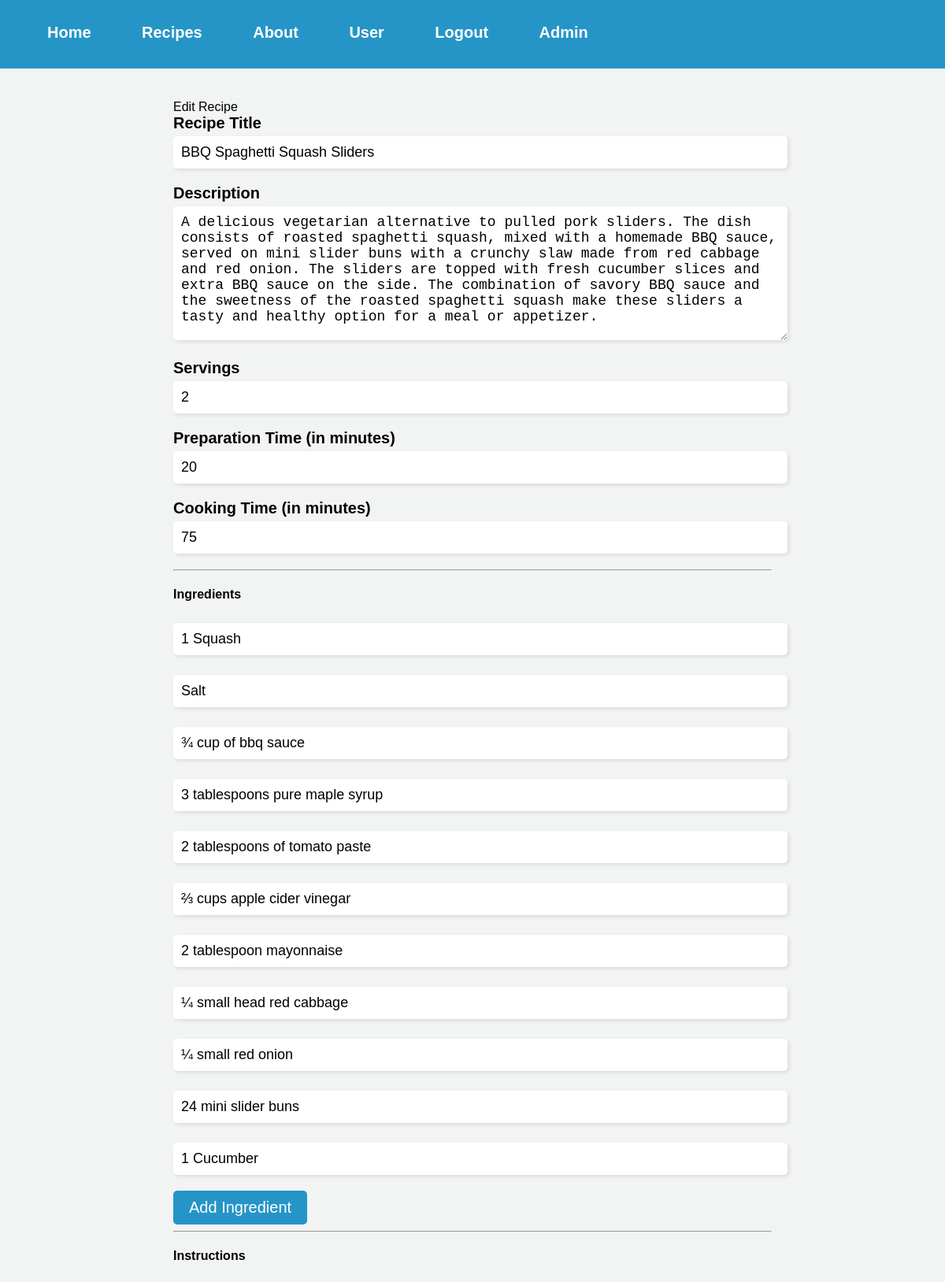
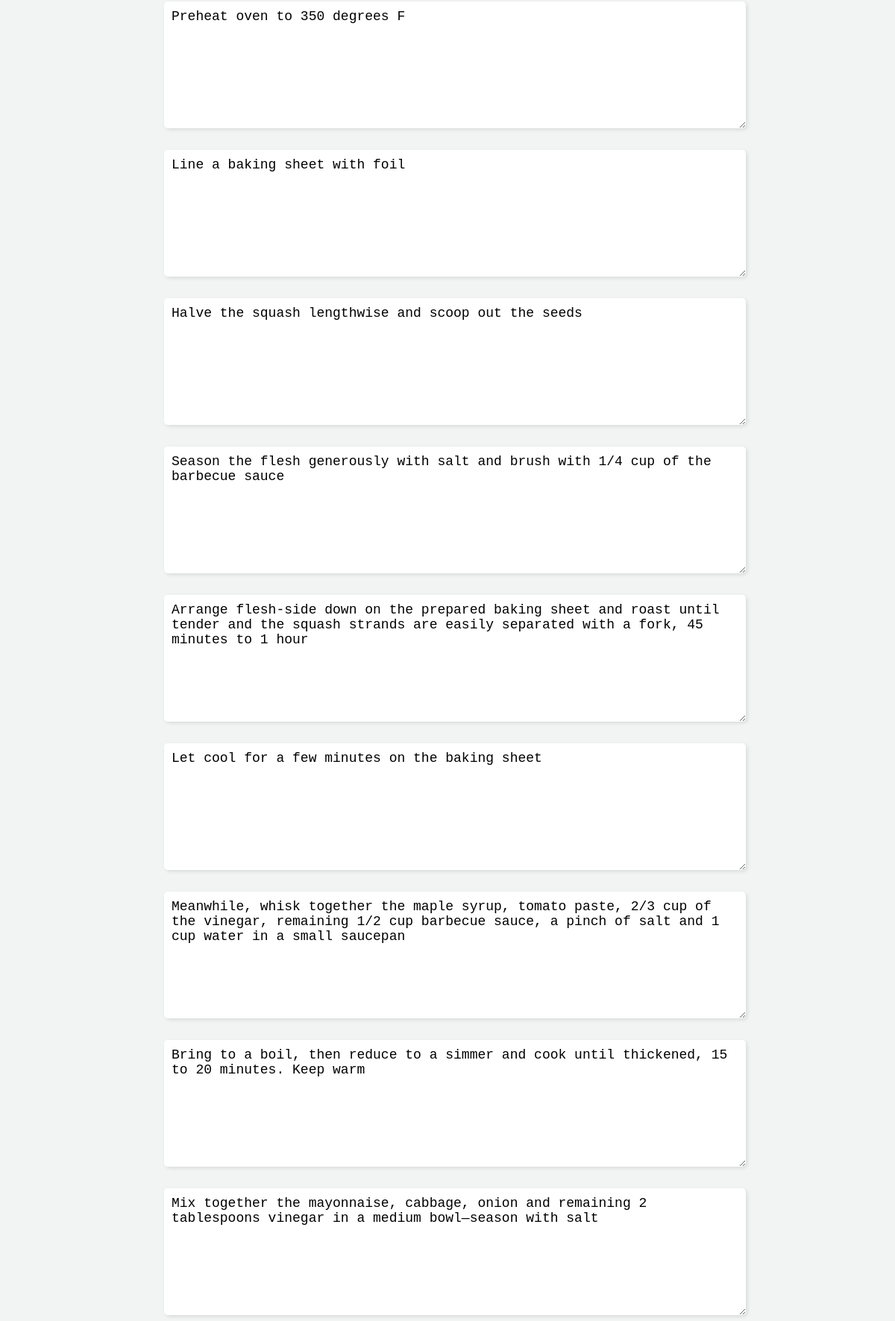
The page /editRecipe/1 (signed in, upper part) on the database its author committed (2 pictures, top to bottom).
### website/models.py (models this page shows)
class Recipe(db.Model):
    id = db.Column(db.Integer, primary_key=True)
    user_id = db.Column(db.Integer, db.ForeignKey('user.id'), nullable=False)
    title = db.Column(db.String(128), nullable=False)
    description = db.Column(db.String(512), nullable=False)
    servings = db.Column(db.Integer, nullable=False)
    prep_time = db.Column(db.Integer, nullable=False)
    cook_time = db.Column(db.Integer, nullable=False)
    ingredients = db.relationship('Ingredient', backref='recipe', lazy=True, cascade='all, delete')
    instructions = db.relationship('Instruction', backref='recipe', lazy=True, cascade='all, delete')
    tags = db.relationship('Tags', backref='recipe', lazy=True, cascade='all, delete')
    comments = db.relationship('Comments', backref='recipe', lazy=True, cascade='all, delete-orphan')
    likes = db.Column(db.Integer, default=0)

class Ingredient(db.Model):
    id = db.Column(db.Integer, primary_key=True)
    text = db.Column(db.String(256), nullable=False)
    recipe_id = db.Column(db.Integer, db.ForeignKey(
        'recipe.id', ondelete='cascade'), nullable=False)

class Instruction(db.Model):
    id = db.Column(db.Integer, primary_key=True)
    text = db.Column(db.String(1024), nullable=False)
    recipe_id = db.Column(db.Integer, db.ForeignKey(
        'recipe.id', ondelete='cascade'), nullable=False)

### website/views.py (the view, shortened to what this page needs)
@views.route('/editRecipe/<int:recipe_id>', methods=['GET', 'POST'])
@login_required
def editRecipe(recipe_id):
    recipe = Recipe.query.get_or_404(recipe_id)
    form = editRecipeForm()
    form.title.data = recipe.title
    form.description.data = recipe.description
    form.servings.data = recipe.servings
    form.prep_time.data = recipe.prep_time
    form.cook_time.data = recipe.cook_time
    ingredients = Ingredient.query.filter_by(recipe_id=recipe_id).all()
    instructions = Instruction.query.filter_by(recipe_id=recipe_id).all()
    return render_template('editRecipe.html', title='Edit Recipe', recipe_id=recipe_id, form=form, user=current_user, ingredients=ingredients, instructions=instructions)

### website/forms.py
class editRecipeForm(FlaskForm):
    title = StringField('Recipe Title', validators=[DataRequired()])
    servings = IntegerField('Servings', validators=[DataRequired()])
    prep_time = IntegerField('Preparation Time (in minutes)', validators=[DataRequired()])
    cook_time = IntegerField('Cooking Time (in minutes)', validators=[DataRequired()])
    description = TextAreaField('Description', validators=[DataRequired()])
    ingredients = StringField('Ingredients', validators=[DataRequired()])
    instructions = TextAreaField('Instructions', validators=[DataRequired()])
    recipe_id = HiddenField()
    submit = SubmitField('Update Recipe')

### website/__init__.py (called while the page is built)
def create_app():
    app = Flask(__name__)
    app.config['SECRET_KEY'] = 'hjshjhdjah kjshkjdhjs'
    app.config['SQLALCHEMY_DATABASE_URI'] = f'sqlite:///{DB_NAME}'
    db.init_app(app)
    from .views import views
    from .auth import auth
    app.register_blueprint(views, url_prefix='/')
    app.register_blueprint(auth, url_prefix='/')
    from .models import User
    with app.app_context():
        db.create_all()
    login_manager = LoginManager()
    login_manager.login_view = 'auth.login'
    login_manager.init_app(app)
    @login_manager.user_loader
    def load_user(id):
        return User.query.get(int(id))
    return app

### website/templates/editRecipe.html (shortened to what this page needs)
{% extends "base.html" %}
{% block content %}
<link rel="stylesheet" type="text/css" href="{{ url_for('static', filename='createRecipe.css') }}">
<div class="container">
    <div>
        <div>
            <div>{{ title }}</div>
            <form method="POST">
                <div class="form-group">
                    {{ form.title.label }}
                    {{ form.title }}
                </div>
                <div class="form-group">
                    {{ form.description.label }}
                    {{ form.description }}
                </div>
                <div class="form-group">
                    {{ form.servings.label }}
                    {{ form.servings }}
                </div>
                <div class="form-group">
                    {{ form.prep_time.label }}
                    {{ form.prep_time }}
                </div>
                <div class="form-group">
                    {{ form.cook_time.label }}
                    {{ form.cook_time }}
                </div>
                <hr>
                <h4>Ingredients</h4>
                <div class="ingredients">
                    {% for ingredient in ingredients %}
                    <div class="form-group">
                        <input type="text" name="ingredients" value="{{ ingredient.text }}"
                            required>
                    </div>
                    {% endfor %}
                </div>
                <button type="button" onclick="addIngredient()">Add Ingredient</button>
                <hr>
                <h4>Instructions</h4>
                <div class="instructions">
                    {% for instruction in instructions %}
                    <div class="form-group">
                        <textarea class="form-control" name="instructions" rows="3"
                            required>{{ instruction.text }}</textarea>
                    </div>
                    {% endfor %}
                </div>
            </form>
        </div>
    </div>
</div>
{% endblock %}

### website/static/createRecipe.css (style rules this page uses)
body { background-color: #F2F4F4; font-family: Arial, sans-serif; margin: 0; padding: 0; }
.container { max-width: 800px; margin: 0 auto; padding: 20px; }
.container .form-group { margin-bottom: 20px; }
.container label { font-size: 20px; font-weight: bold; }
.container input[type=text], .container input[type=number], .container textarea { width: 100%; padding: 10px; border: none; border-radius: 5px; box-shadow: 2px 2px 5px rgba(0,0,0,0.1); font-size: 18px; margin-top: 5px; }
.container textarea { height: 150px; }
.container button[type=button], .container input[type=submit] { padding: 10px 20px; border: none; border-radius: 5px; background-color: #2595C7; color: #FFFFFF; font-size: 20px; cursor: pointer; transition: all 0.3s ease-in-out; }

### rows shown on the page
Recipe: title "BBQ Spaghetti Squash Sliders", description "A delicious vegetarian alternative to pulled pork sliders. The dish consists of roasted spaghetti squash, mixed with a homemade BBQ sauce, served on mini slider buns with a crunchy slaw made from red cabbage and red onion. The sliders are topped with fresh cucumber slices and extra BBQ sauce on the side. The combination of savory BBQ sauce and the sweetness of the roasted spaghetti squash make these sliders a tasty and healthy option for a meal or appetizer.", servings "2", prep_time "20", cook_time "75"
Ingredient: ingredients "1 Squash"
Ingredient: ingredients "Salt"
Ingredient: ingredients "¾ cup of bbq sauce"
Ingredient: ingredients "3 tablespoons pure maple syrup"
Ingredient: ingredients "2 tablespoons of tomato paste"
Ingredient: ingredients "⅔ cups apple cider vinegar"
Ingredient: ingredients "2 tablespoon mayonnaise"
Ingredient: ingredients "¼ small head red cabbage"
Ingredient: ingredients "¼ small red onion"
Ingredient: ingredients "24 mini slider buns"
Ingredient: ingredients "1 Cucumber"
Instruction: instructions "Preheat oven to 350 degrees F"
Instruction: instructions "Line a baking sheet with foil"
Instruction: instructions "Halve the squash lengthwise and scoop out the seeds"
Instruction: instructions "Season the flesh generously with salt and brush with 1/4 cup of the barbecue sauce"
Instruction: instructions "Arrange flesh-side down on the prepared baking sheet and roast until tender and the squash strands are easily separated with a fork, 45 minutes to 1 hour"
Instruction: instructions "Let cool for a few minutes on the baking sheet"
Instruction: instructions "Meanwhile, whisk together the maple syrup, tomato paste, 2/3 cup of the vinegar, remaining 1/2 cup barbecue sauce, a pinch of salt and 1 cup water in a small saucepan"
Instruction: instructions "Bring to a boil, then reduce to a simmer and cook until thickened, 15 to 20 minutes. Keep warm"
Instruction: instructions "Mix together the mayonnaise, cabbage, onion and remaining 2 tablespoons vinegar in a medium bowl—season with salt"

### other values the page prints
{{ title }} "Edit Recipe"
